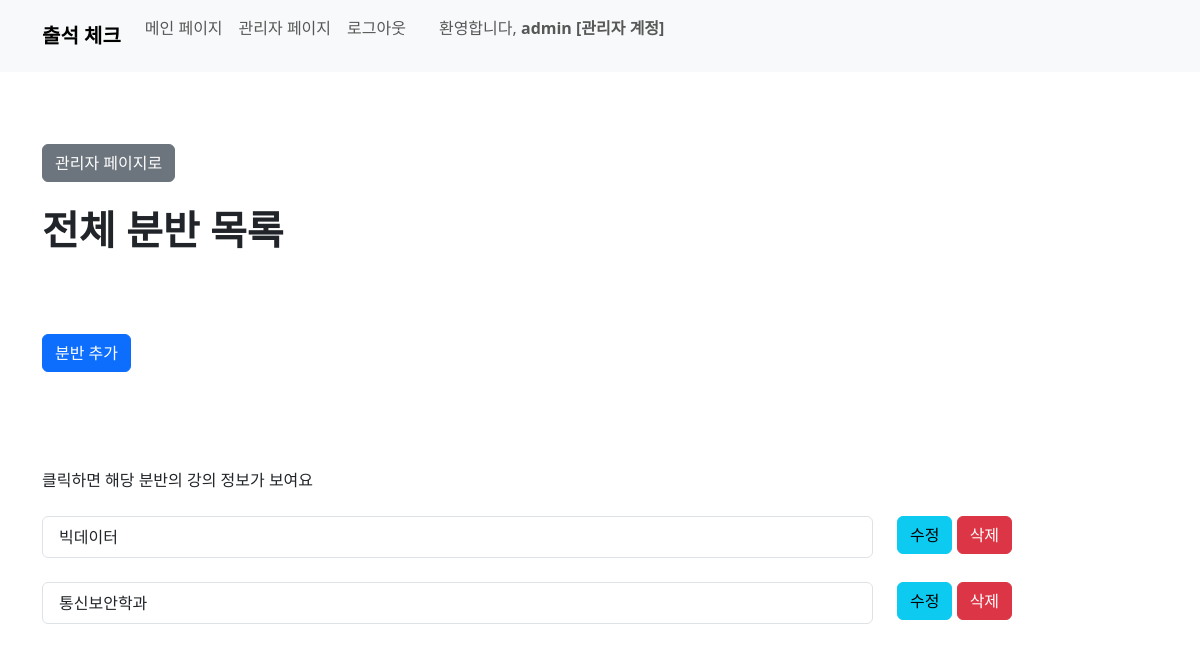
Before: /user/division_list/ (signed in) with the older database file.
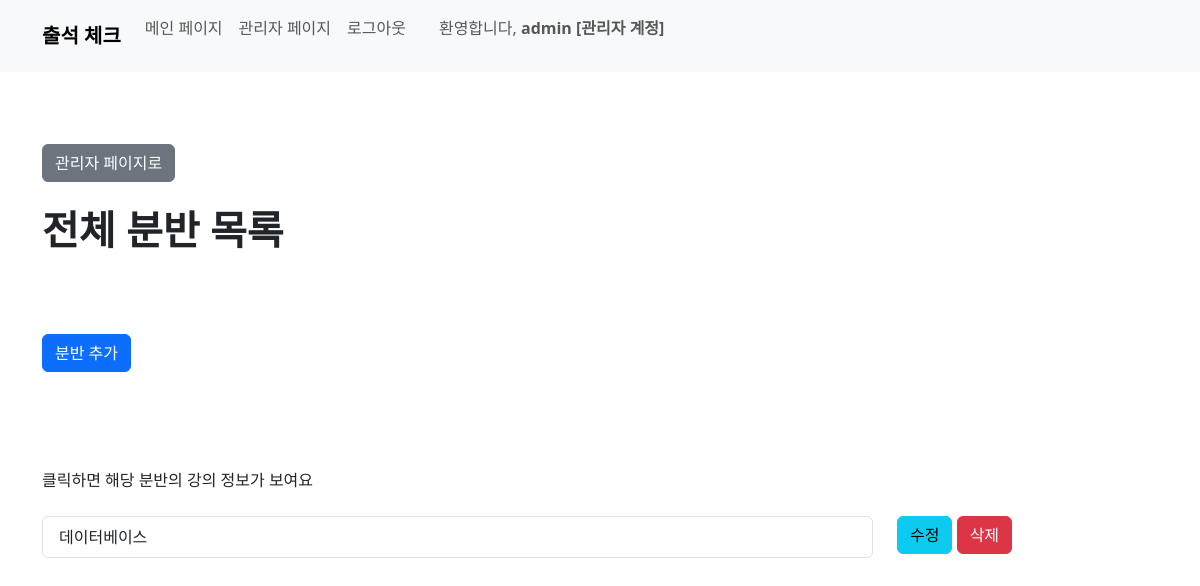
After: the same page with the newer database file.
### user/models.py (models this page shows)
class Division(models.Model):
    name = models.CharField(max_length=50)
    def __str__(self):
        return self.name

### user/views.py (the view)
# urls.py: path('division_list/', views.division_list, name='division_list'),
@user_passes_test(lambda u: u.is_staff, login_url='/') # 권한 없으면 홈으로
def division_list(request):
    divison = Division.objects.all()
    context = {'division': divison}
    return render(request, 'user/admin/admin_division_list.html', context)

### user/templates/user/admin/admin_division_list.html (shortened to what this page needs)
{% load static %}
{% load django_bootstrap5 %}
{% bootstrap_css %}
<!DOCTYPE html>
<html>
<head>
</head>
<body>
  {% include 'home/navbar.html' %}
  <br><br><br>
    <div class="container">
      <a class="btn btn-secondary" href="{% url 'user:admin_home' %}" role="button">관리자 페이지로</a>
      <br><br>
      <h1><b>전체 분반 목록</b></h1>
      <br><br><br>
      <a class="btn btn-primary" href="{% url 'user:create_division' %}" role="button">분반 추가</a>
      <br><br>
      <br><br><br>
      클릭하면 해당 분반의 강의 정보가 보여요
      <br><br>
      <ul class="list-group">
        {% for d in division %}
          <div class="row">
            <div class="col-9">
              <div class="list-group">
                <a href="{% url 'course:course_list' d.pk %}" class="list-group-item list-group-item-action">
                  {{ d }}
                </a>
              </div>
            </div>
            <div class="col-3">
              <a class="btn btn-info" href="{% url 'user:edit_division' d.pk %}" role="button">수정</a>
              <a class="btn btn-danger" href="{% url 'user:delete_division' d.pk %}" role="button">삭제</a>
            </div>
          </div>
          <br>
        {% endfor %}
      </ul>
  </div>
</body>
</html>

Changed rows visible on the page:
removed Division: name "통신보안학과"
changed Division: name "빅데이터" → "데이터베이스"
